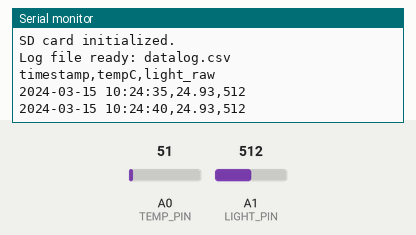
Bench run of a sketch on a simulated Arduino Uno, built with avr-gcc and run on an emulated ATmega328P. Parts: the last lines printed to the serial monitor. Inputs (shaded band) come from the test bench; at power-on: A0 (TEMP_PIN) = 51, A1 (LIGHT_PIN) = 512. The local clock reads 2024-03-15 10:24:30 at power-on unless the sketch sets it; storage starts empty.

Above: at 10.8 s.
10.9 s: A0 (TEMP_PIN) set to 61
At 15.3 s:
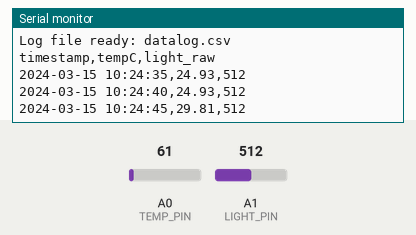
18.3 s: A1 (LIGHT_PIN) set to 716
At 20.3 s:
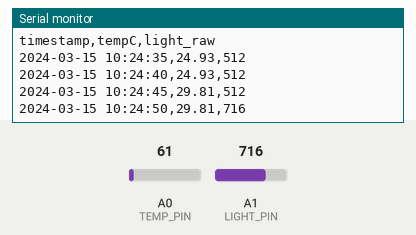
25.7 s: A0 (TEMP_PIN) set to 71
At 30.3 s:
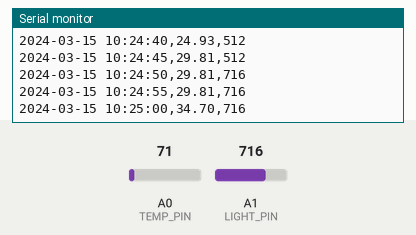
33.1 s: A1 (LIGHT_PIN) set to 900
At 35.4 s:
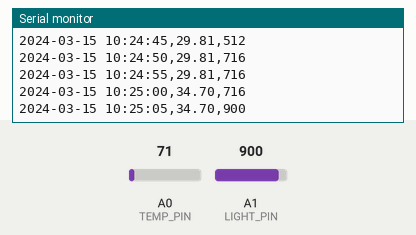
Timing chart, 0 to 36.9 s (numbered marks = the images above; inputs shaded):
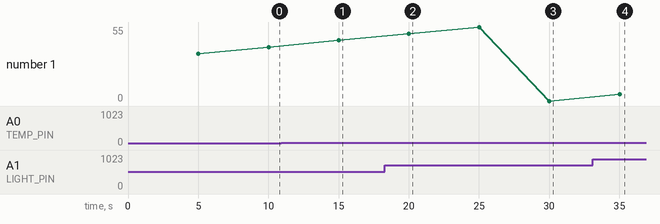

Measured:
- after the input at 10.9 s, the serial monitor: prints a new line after 4.1 s (image 1)
- after the input at 18.3 s, the serial monitor: prints a new line after 1.7 s (image 2)
- after the input at 25.7 s, the serial monitor: prints a new line after 4.3 s (image 3)
- after the input at 33.1 s, the serial monitor: prints a new line after 1.9 s (image 4)

The sketch:

sd_temp_light_logger.ino
```cpp
/*
  Task 3: SD Card Data Logger (Temperature + Light, Timestamped)
  ------------------------------------------------------------------
  Hardware : Arduino UNO, SD card module (SPI), DS3231 RTC (I2C, optional),
             LM35 temperature sensor, LDR (light-dependent resistor)
  Software : SD.h, SPI.h, Wire.h, RTClib (optional - only if RTC is used)

  Wiring:
    SD card module (SPI bus - fixed on UNO):
      MOSI -> D11
      MISO -> D12
      SCK  -> D13
      CS   -> D10
      VCC  -> 5V
      GND  -> GND

    DS3231 RTC (optional, I2C):
      VCC -> 5V
      GND -> GND
      SDA -> A4
      SCL -> A5

    LM35 (temperature):
      VCC -> 5V
      GND -> GND
      OUT -> A0

    LDR (light, voltage divider):
      5V -> LDR -> A1 -> 10k resistor -> GND

  Behavior:
    - Samples temperature + light once every SAMPLE_INTERVAL_MS.
    - Timestamps each row using the RTC if present, otherwise falls back
      to millis()-based elapsed time.
    - Appends each reading as a CSV row to datalog.csv on the SD card,
      and mirrors it to Serial for live monitoring.
    - Writes a header row only if the file is new/empty.
    - Calls file.flush() after every write so data already on the card
      survives a power loss, at the cost of slightly higher write overhead.

  NOTE: If you don't have a DS3231, set USE_RTC to false below - the
  sketch will log elapsed milliseconds instead of a wall-clock timestamp.
*/

#include <SPI.h>
#include <SD.h>
#include <Wire.h>

#define USE_RTC true   // set to false if no DS3231 is connected

#if USE_RTC
  #include "RTClib.h"
  RTC_DS3231 rtc;
#endif

const int CHIP_SELECT = 10;       // SD module CS pin
const int TEMP_PIN = A0;          // LM35 analog pin
const int LIGHT_PIN = A1;         // LDR analog pin
const unsigned long SAMPLE_INTERVAL_MS = 5000; // 1 sample every 5 seconds

File logFile;
unsigned long lastSampleTime = 0;
unsigned long sampleCount = 0;

void setup() {
  Serial.begin(9600);
  while (!Serial) { ; }

  Serial.println("Task 3: SD Card Data Logger");

  if (!SD.begin(CHIP_SELECT)) {
    Serial.println("ERROR: SD card initialization failed. Check wiring/card.");
    while (1) { delay(1000); } // halt - nothing useful to do without SD
  }
  Serial.println("SD card initialized.");

  #if USE_RTC
    if (!rtc.begin()) {
      Serial.println("ERROR: RTC not found. Check wiring.");
      while (1) { delay(1000); }
    }
    if (rtc.lostPower()) {
      Serial.println("RTC lost power, setting time to compile time.");
      rtc.adjust(DateTime(F(__DATE__), F(__TIME__)));
    }
  #endif

  bool needsHeader = !SD.exists("datalog.csv");
  logFile = SD.open("datalog.csv", FILE_WRITE);
  if (logFile) {
    if (needsHeader) {
      logFile.println("timestamp,tempC,light_raw");
      logFile.flush();
    }
    logFile.close();
    Serial.println("Log file ready: datalog.csv");
  } else {
    Serial.println("ERROR: could not open datalog.csv");
  }

  Serial.println("timestamp,tempC,light_raw");
}

String getTimestamp() {
  #if USE_RTC
    DateTime now = rtc.now();
    char buf[20];
    snprintf(buf, sizeof(buf), "%04d-%02d-%02d %02d:%02d:%02d",
             now.year(), now.month(), now.day(),
             now.hour(), now.minute(), now.second());
    return String(buf);
  #else
    return String(millis() / 1000) + "s"; // elapsed seconds since power-on
  #endif
}

void loop() {
  unsigned long now = millis();
  if (now - lastSampleTime < SAMPLE_INTERVAL_MS) return;
  lastSampleTime = now;

  int tempRaw = analogRead(TEMP_PIN);
  float tempC = (tempRaw * 5.0 / 1023.0) * 100.0; // LM35: 10mV/°C
  int lightRaw = analogRead(LIGHT_PIN);

  String timestamp = getTimestamp();
  String row = timestamp + "," + String(tempC, 2) + "," + String(lightRaw);

  logFile = SD.open("datalog.csv", FILE_WRITE);
  if (logFile) {
    logFile.println(row);
    logFile.flush(); // ensure this row survives an unexpected power loss
    logFile.close();
    sampleCount++;
  } else {
    Serial.println("ERROR: could not open datalog.csv for append");
  }

  Serial.println(row);

  if (sampleCount == 100) {
    Serial.println("100 samples logged. Logging will continue - "
                    "remove/pull the card once you have enough data.");
  }
}
```
